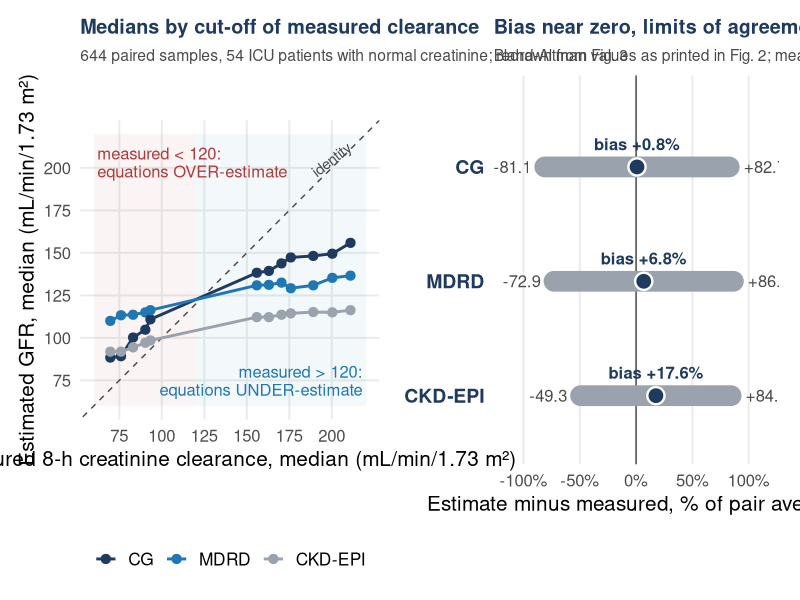

The R script that drew this image:
# =============================================================================
# Section 2 slide. Creatinine-based equations vs measured 8-h creatinine clearance
# in 54 ICU patients with normal serum creatinine, 644 paired samples
# (Baptista 2014, J Nephrol 27:403-410).
# Left:  medians by 12 nested cut-off subgroups of measured CLcr, digitised from
#        the published Fig. 3 at 300 dpi (bar-top detection; resolution ~0.3 mL/min;
#        values in figures/baptista2014_fig3_digitised.csv). Plotted as estimated
#        vs measured median against the identity line.
# Right: Bland-Altman bias and limits of agreement (% of the pair average) as
#        PRINTED on the published Fig. 2: CG 0.8 (-81.1 to +82.7); MDRD 6.8
#        (-72.9 to +86.4); CKD-EPI 17.6 (-49.3 to +84.4).
# Abstract: overall means 135.5 (8h-CLcr) vs 135.7 (CG); R = 0.2, 0.19, 0.34.
# =============================================================================
suppressPackageStartupMessages({library(dplyr); library(ggplot2); library(tidyr); library(patchwork)})
col_blue <- "#1f77b4"; col_grey <- "#9aa3ad"; col_navy <- "#1f3a5f"; col_dark <- "#4a4a4a"; col_red <- "#b03a3a"
base_theme <- function(bs = 17) theme_minimal(base_size = bs) + theme(panel.grid.minor = element_blank(), plot.title = element_text(face = "bold", color = col_navy, size = bs * 0.95), plot.subtitle = element_text(color = col_dark, size = bs * 0.75), plot.margin = margin(8, 10, 8, 8))

d <- read.csv("figures/baptista2014_fig3_digitised.csv") |>
  pivot_longer(c(CG, MDRD, CKDEPI), names_to = "eq", values_to = "est") |>
  mutate(eq = factor(recode(eq, CKDEPI = "CKD-EPI"), c("CG", "MDRD", "CKD-EPI")))
p1 <- ggplot(d, aes(CLCr, est, color = eq)) +
  annotate("rect", xmin = 60, xmax = 120, ymin = 60, ymax = 220, fill = col_red, alpha = 0.05) +
  annotate("rect", xmin = 120, xmax = 220, ymin = 60, ymax = 220, fill = col_blue, alpha = 0.05) +
  geom_abline(slope = 1, intercept = 0, color = col_dark, linetype = "dashed") +
  geom_line(linewidth = 1) + geom_point(size = 2.8) +
  annotate("text", x = 62, y = 212, label = "measured < 120:\nequations OVER-estimate", hjust = 0, vjust = 1, size = 4.2, color = col_red, lineheight = 0.9) +
  annotate("text", x = 218, y = 66, label = "measured > 120:\nequations UNDER-estimate", hjust = 1, vjust = 0, size = 4.2, color = col_blue, lineheight = 0.9) +
  annotate("text", x = 200, y = 205, label = "identity", angle = 38, size = 3.8, color = col_dark) +
  scale_color_manual(values = c("CG" = col_navy, "MDRD" = col_blue, "CKD-EPI" = col_grey), name = NULL) +
  scale_x_continuous(limits = c(60, 220), breaks = seq(75, 200, 25)) +
  scale_y_continuous(limits = c(60, 220), breaks = seq(75, 200, 25)) +
  coord_equal() +
  labs(x = "Measured 8-h creatinine clearance, median (mL/min/1.73 m\u00b2)",
       y = "Estimated GFR, median (mL/min/1.73 m\u00b2)",
       title = "Medians by cut-off of measured clearance",
       subtitle = "644 paired samples, 54 ICU patients with normal creatinine; redrawn from Fig. 3") +
  base_theme(15) + theme(legend.position = "bottom", legend.text = element_text(size = 12.5))

ba <- tibble(eq = factor(c("CG", "MDRD", "CKD-EPI"), rev(c("CG", "MDRD", "CKD-EPI"))),
             bias = c(0.8, 6.8, 17.6), lo = c(-81.1, -72.9, -49.3), hi = c(82.7, 86.4, 84.4))
p2 <- ggplot(ba, aes(y = eq)) +
  geom_vline(xintercept = 0, color = col_dark) +
  geom_segment(aes(x = lo, xend = hi, yend = eq), linewidth = 7, color = col_grey, lineend = "round") +
  geom_point(aes(x = bias), size = 5, shape = 21, fill = col_navy, color = "white", stroke = 1.2) +
  geom_text(aes(x = lo, label = sprintf("%.1f", lo)), hjust = 1.35, size = 4.2, color = col_dark) +
  geom_text(aes(x = hi, label = sprintf("+%.1f", hi)), hjust = -0.35, size = 4.2, color = col_dark) +
  geom_text(aes(x = bias, label = sprintf("bias %+.1f%%", bias)), vjust = -1.4, size = 4.2, color = col_navy, fontface = "bold") +
  scale_x_continuous(limits = c(-115, 115), breaks = seq(-100, 100, 50), labels = \(x) paste0(x, "%")) +
  scale_y_discrete(expand = expansion(add = c(0.6, 0.8))) +
  labs(x = "Estimate minus measured, % of pair average", y = NULL,
       title = "Bias near zero, limits of agreement \u00b180%",
       subtitle = "Bland-Altman values as printed in Fig. 2; mean 135.5 vs 135.7 (CG), R = 0.2") +
  base_theme(15) + theme(panel.grid.major.y = element_blank(), axis.text.y = element_text(size = 14, face = "bold", color = col_navy))
p <- p1 + p2 + plot_layout(widths = c(1.05, 1))
ggsave("figures/gfr_estimates_baptista.png", p, width = 13.5, height = 6.2, dpi = 300, bg = "white")
